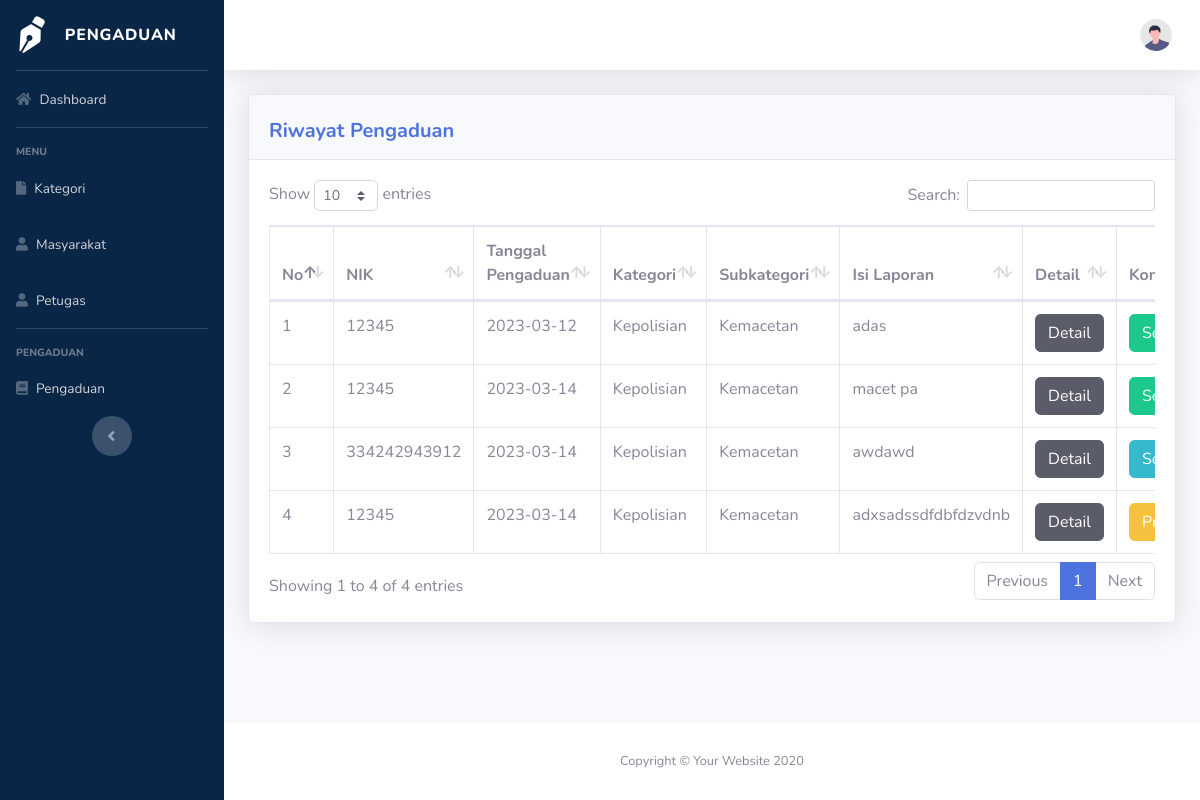
/index.php/c_farhan_petugas/riwayat_petugas, run on the app's committed database.
### tables this page shows
CREATE TABLE `pengaduan` (
  `id_pengaduan` int(11) NOT NULL,
  `tgl_pengaduan` date NOT NULL,
  `id_subkategori` int(11) NOT NULL,
  `id_kategori` int(11) NOT NULL,
  `nik` varchar(16) NOT NULL,
  `isi_laporan` text NOT NULL,
  `foto` varchar(255) NOT NULL,
  `status` enum('0','proses','selesai') NOT NULL
);

CREATE TABLE `masyarakat` (
  `id` int(11) NOT NULL,
  `nik` varchar(16) NOT NULL,
  `nama_lengkap` varchar(35) NOT NULL,
  `username` varchar(25) NOT NULL,
  `password` varchar(128) NOT NULL,
  `telepon` varchar(13) NOT NULL,
  `is_active` enum('active','not_active') NOT NULL
);

CREATE TABLE `kategori` (
  `id_kategori` int(11) NOT NULL,
  `kategori` varchar(50) NOT NULL
);

CREATE TABLE `subkategori` (
  `id_subkategori` int(11) NOT NULL,
  `id_kategori` int(11) NOT NULL,
  `subkategori` varchar(225) NOT NULL
);

### application/controllers/C_farhan_petugas.php (called while the page is built, shortened)
<?php
class C_farhan_petugas extends CI_Controller
{
    public function riwayat_petugas()
    {
        $this->load->model('M_nabil_Admin');
        $data['masyarakat'] = $this->db->get_where('masyarakat', ['username' => $this->session->userdata('username')])->row_array();
        $data['riwayatadmin'] = $this->M_nabil_Admin->getRiwayatAdmin();
        $data['petugas'] = $this->db->get_where('petugas', ['username' => $this->session->userdata('username')])->row_array();
        $data['title'] = 'Data Pengaduan';
        $this->load->view('template_petugas/header', $data);
        $this->load->view('template_petugas/sidebar', $data);
        $this->load->view('template_petugas/topbar', $data);
        $this->load->view('petugas/v_nabil_riwayatpetugas', $data);
        $this->load->view('template_petugas/footer', $data);
    }
}

### index.php (called while the page is built, shortened)
<?php
require_once BASEPATH.'core/CodeIgniter.php';

### application/models/M_nabil_Admin.php (called while the page is built, shortened)
<?php
class M_nabil_Admin extends CI_Model
{
    function getRiwayatAdmin()
    {
        $this->db->select('*');
        $this->db->from('pengaduan');
        $this->db->join('masyarakat', 'masyarakat.nik=pengaduan.nik');
        $this->db->join('subkategori', 'subkategori.id_subkategori=pengaduan.id_subkategori');
        $this->db->join('kategori', 'kategori.id_kategori=subkategori.id_kategori');
        return $this->db->get()->result_array();
    }
}

### application/views/petugas/v_nabil_riwayatpetugas.php (the view, shortened to what this page needs)
<div class="container-fluid">
    <div class="card shadow mb-4">
        <div class="card-header py-3">
            <div class="d-flex aling-item-center">
                <h5 class="m-0 font-weight-bold text-primary mt-2">Riwayat Pengaduan</h5>
            </div>
        </div>
        <div class="card-body">
            <div class="table-responsive">
                <table class="table table-bordered" id="dataTable" width="100%" cellspacing="0">
                    <thead>
                        <tr>
                            <th width='1%'>No</th>
                            <th width='5%'>NIK</th>
                            <th width='15%'>Tanggal Pengaduan</th>
                            <th width='10%'>Kategori</th>
                            <th width='15%'>Subkategori</th>
                            <th width='20%'>Isi Laporan</th>
                            <th width='5%'>Detail</th>
                            <th width='5%'>Kondisi</th>
                        </tr>
                    </thead>
                    <tbody>
                        <?php
                        $count = 0;
                        foreach ($riwayatadmin as $ra) :
                            $count = $count + 1;
                        ?>
                            <tr>
                                <td><?= $count ?></td>
                                <td><?= $ra['nik']  ?></td>
                                <td><?= $ra['tgl_pengaduan']  ?></td>
                                <td><?= $ra['kategori']  ?></td>
                                <td><?= $ra['subkategori']  ?></td>
                                <td><?= $ra['isi_laporan']  ?></td>
                                <td>
                                    <button type="button" class="btn btn-dark" data-toggle="modal" data-target="#detailAdmin<?= $ra['id_pengaduan'] ?>">
                                        Detail
                                    </button>
                                </td>
                                <th>
                                    <?php if ($ra['status'] == '0') : ?>
                                        <button type="button" class="btn btn-info" data-toggle="modal" data-target="#ngadu<?= $ra['id_pengaduan'] ?>">
                                            Segera
                                        </button>
                                    <?php endif ?>
                                    <?php if ($ra['status'] == "proses") : ?>
                                        <a type="button" class="btn btn-warning" href="<?= base_url('C_farhan_petugas/proses_petugas/') . $ra['id_pengaduan'] ?>">
                                            Proses
                                        </a>
                                    <?php endif ?>
                                    <?php if ($ra['status'] == "selesai") : ?>
                                        <a type="button" class="btn btn-success" href="<?= base_url('C_farhan_petugas/selesai_petugas/') . $ra['id_pengaduan'] ?>">
                                            Selesai
                                        </a>
                                    <?php endif ?>
                                </th>
                            </tr>
                        <?php endforeach ?>
                    </tbody>
                </table>
            </div>
        </div>
    </div>
</div>
</div>
<footer class="sticky-footer bg-white">
    <div class="container my-auto">
        <div class="copyright text-center my-auto">
            <span>Copyright &copy; Your Website 2020</span>
        </div>
    </div>
</footer>
</div>
</div>

### data on the page
pengaduan: masyarakat.nik "12345", tgl_pengaduan "2023-03-12", id_kategori.kategori "Kepolisian", id_subkategori.subkategori "Kemacetan", isi_laporan "adas"
pengaduan: masyarakat.nik "12345", tgl_pengaduan "2023-03-14", id_kategori.kategori "Kepolisian", id_subkategori.subkategori "Kemacetan", isi_laporan "macet pa"
pengaduan: masyarakat.nik "334242943912", tgl_pengaduan "2023-03-14", id_kategori.kategori "Kepolisian", id_subkategori.subkategori "Kemacetan", isi_laporan "awdawd"
pengaduan: masyarakat.nik "12345", tgl_pengaduan "2023-03-14", id_kategori.kategori "Kepolisian", id_subkategori.subkategori "Kemacetan", isi_laporan "adxsadssdfdbfdzvdnb"
